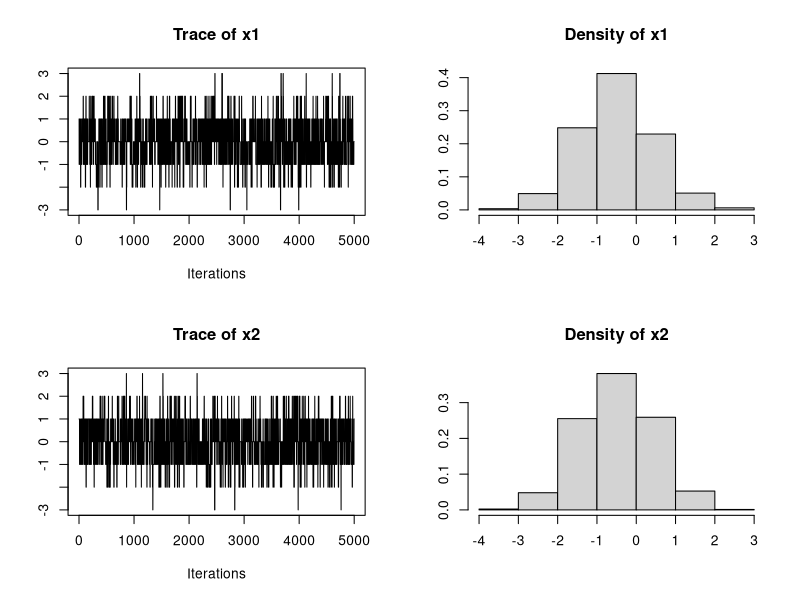
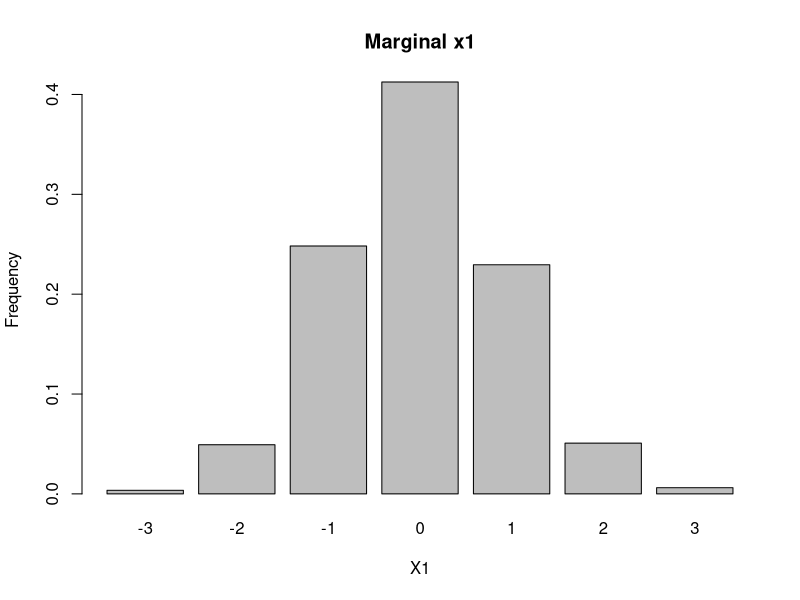
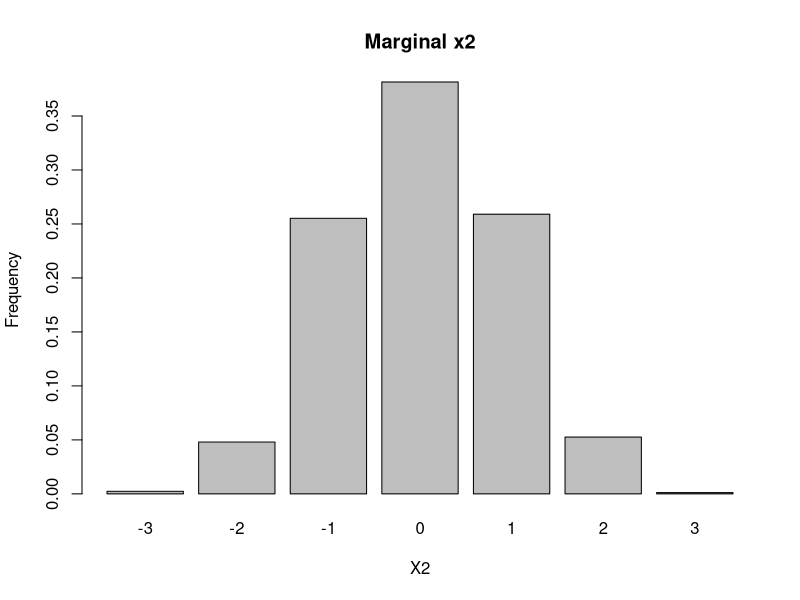

The R source for these figures, in order:
# ALEXANDRE GANDINI
# questao 2, lista 4, Computacional PPGEST-UFRGS 2020.

# limpa variaveis na memoria:
rm(list=ls())
par(mfrow=c(1,1)) # limpa layout

# proporcionalidade (do enunciado):
funcao_p = function(x)
  {
  return( exp(-(x[1]^2/2)-(x[2]^2/2)) )
  }

# Distribuicao de propostas (DISCRETAS): de -2 a 2:
proposta = function(x)
  {
  x1 = x[1] + sample(-2:2,1)
  x2 = x[2] + sample(-2:2,1)
  return(c(x1,x2))
}

# valores iniciais:
chute_inicial = c(1,1)

# probabilidade de aceitacao:
prob_aceita = function(x_new, x_old)
  {
  return( min(funcao_p(x_new)/funcao_p(x_old), 1) )
  }

# funcao principal para rodar o mcmc:
MCMC_run = function(chute_inicial, n_MCMC)
  {
  
  MCMC_d = matrix(ncol=n_MCMC, nrow=2)
  
  # o primeiro valor vai ser o chute inicial:
  MCMC_d[,1] = chute_inicial
  
  it=1
  while(it < (n_MCMC-1)){
    
    x_old = MCMC_d[,it]
    x_new = proposta(x_old) 
    
    if (runif(1) < prob_aceita(x_new,x_old))
      {
      MCMC_d[,it+1] = x_new 
      }
    else
    {
      MCMC_d[,it+1] = x_old 
    }
    
    it = it+1
  }
  return(MCMC_d)
}

# roda o MCMC e gera amostras da distribuicao:
n_MCMC = 5000
cadeia = MCMC_run(chute_inicial=chute_inicial, n_MCMC=n_MCMC)

print('media:')
rowMeans(cadeia, na.rm = TRUE)
print('variancia:')
apply(cadeia, 1, var, na.rm = TRUE)

# resultados:
require(coda)
rownames(cadeia) = c('x1', 'x2')
result = mcmc(na.omit(t(cadeia)))

summary(result)
plot(result)

print('tamanho efetivo da amostra:')
effectiveSize(result)

# marginais:

totals_x1 = table(cadeia[1,])
prob_x1 = table(cadeia[1,])/sum(totals_x1)

totals_x2 = table(cadeia[2,])
prob_x2 = table(cadeia[2,])/sum(totals_x2)

barplot(prob_x1,main="Marginal x1",ylab="Frequency",xlab="X1")
barplot(prob_x2,main="Marginal x2",ylab="Frequency",xlab="X2")
